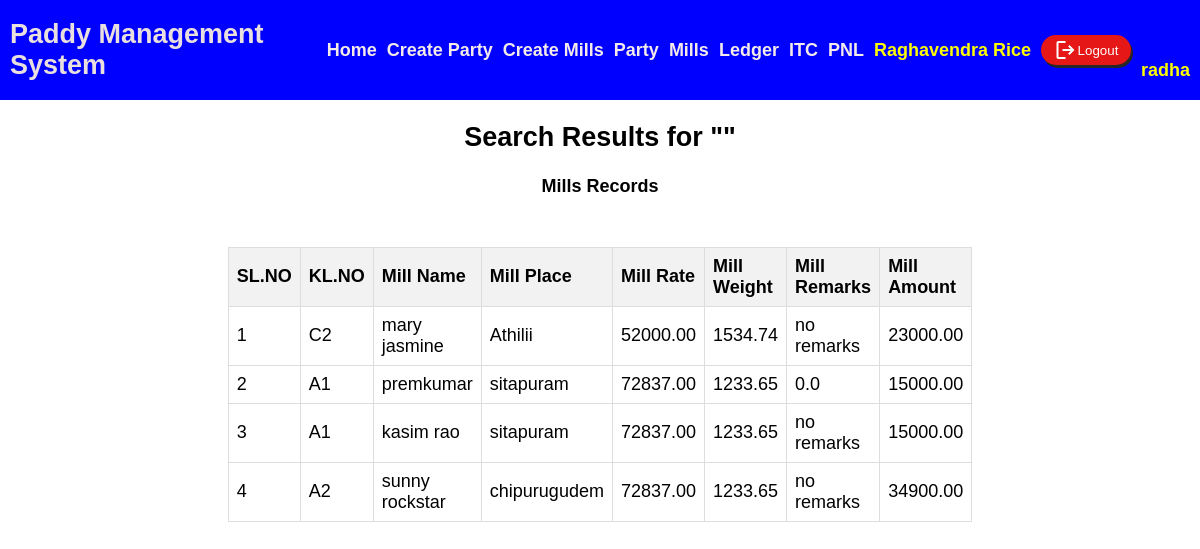
The app's page /search_mills/ (signed in) with its own data.
### paddymastersystem/models.py (models this page shows)
class MillsRecord(models.Model):
    date = models.DateField()
    kl_no = models.CharField(max_length=100)
    mill_name = models.CharField(max_length=100)
    mill_place = models.CharField(max_length=100)
    mill_rate = models.DecimalField(max_digits=10, decimal_places=2)
    mill_weight = models.DecimalField(max_digits=10, decimal_places=2)
    mill_remarks = models.TextField(blank=True)
    mill_amount = models.DecimalField(max_digits=10, decimal_places=2)
    MILL_CALCULATION_CHOICES = [
        ('BAGS_X4', 'BAGS X 4'),
        ('78KGS', '78 KGS'),
        ('79KGS', '79 KGS'),
        ('79_Delivery', '79 Delivery'),
        ('78_Delivery', '78 Delivery'),
        ('BAGS_X4_Delivery', 'BAGS X 4 Delivery'),
    ]
    mill_calculation_type = models.CharField(choices=MILL_CALCULATION_CHOICES, max_length=50)
    mill_rate_type = models.CharField(max_length=100, choices=(('party rate', 'party rate'), ('mill rate', 'mill rate')))
    payment_status = models.BooleanField(default=False)

### paddymastersystem/views.py (the view)
# urls.py: path('search_mills/', views.search_records_mills, name='search_records_mills'),
@login_required(login_url='login')
def search_records_mills(request):
    query = request.GET.get('search_query', '')
    mills_records = MillsRecord.objects.filter(
        Q(mill_name__icontains=query) |
        Q(kl_no__icontains=query)
    )
    context = {
        'query': query,
        'mills_records': mills_records,
    }
    return render(request, 'mills/search_results.html', context)

### templates/mills/search_results.html (shortened to what this page needs)
{% extends "common.html" %}
{% block content %}
<center>
    <div class="pnl">
        <h2>Search Results for "{{ query }}"</h2>
        <h3>Mills Records</h3>
        <table>
            <thead>
                <tr>
                    <th>SL.NO</th>
                    <th>KL.NO</th>
                    <th>Mill Name</th>
                    <th>Mill Place</th>
                    <th>Mill Rate</th>
                    <th>Mill Weight</th>
                    <th>Mill Remarks</th>
                    <th>Mill Amount</th>
                </tr>
            </thead>
            <tbody>
                {% for record in mills_records %}
                <tr>
                    <td>{{ forloop.counter }}</td>
                    <td>{{ record.kl_no }}</td>
                    <td>{{ record.mill_name }}</td>
                    <td>{{ record.mill_place }}</td>
                    <td>{{ record.mill_rate }}</td>
                    <td>{{ record.mill_weight }}</td>
                    <td>{{ record.mill_remarks }}</td>
                    <td>{{ record.mill_amount }}</td>
                </tr>
                {% endfor %}
            </tbody>
        </table>
    </div>
</center>
{% endblock %}

### templates/common.html (shortened to what this page needs)
<!DOCTYPE html>
<html lang="en">
<head>
</head>
<body>
    <header>
        <h3 class="logo">Paddy Management System</h3>
        {% if user.is_authenticated %}
        <div class="nav-links">
            <h3><a href="{% url 'homepage' %}">Home</a></h3>
            <h3><a href="{% url 'add_party_record' %}">Create Party</a></h3>
            <h3><a href="{% url 'add_mill_record' %}">Create Mills</a></h3>
            <h3><a href="{% url 'party' %}">Party</a></h3>
            <h3><a href="{% url 'mills' %}">Mills</a></h3>
            <h3><a href="{% url 'ledger' %}">Ledger</a></h3>
            <h3><a href="{% url 'interest_entry' %}">ITC</a></h3>
            <h3><a href="{% url 'view_records' %}">PNL</a></h3>
            <h3 style="color:yellow">Raghavendra Rice</h3>
            <form method="post" action="{% url 'logout' %}">
                <button type="submit" id="buttn"><span class="material-symbols-outlined">logout</span> Logout</button>
            </form>
            <h3 style="color:yellow;display: flex; margin-top: 40px;">{{ request.user.username }}</h3>
        </div>
        {% endif %}
    </header>
    {% block content %}{% endblock %}
</body>
</html>

### templates/common.html (style rules this page uses)
body { margin: 0; height: 100vh; font-family: Arial, sans-serif; }
header { display: grid; grid-template-columns: 1fr auto; align-items: center; background-color: blue; width: 100%; height: 100px; color: rgb(234, 223, 223); padding: 0 10px; }
.logo { justify-self: start; font-size: 1.5em; }
.nav-links { display: flex; gap: 10px; align-items: center; flex-wrap: wrap; }
a { text-decoration: none; color: rgb(244, 234, 234); }
h3 { margin: 0; font-size: 1em; }
#buttn { display: flex; align-items: center; justify-content: center; background-color: rgb(230, 23, 23); width: 90px; height: 30px; box-shadow: 2px 3px rgb(37, 38, 37); border-radius: 20px; color: white; cursor: pointer; border: none; }
@media only screen and (min-width: 768px) { body { font-size: 18px; } }
@media only screen and (min-width: 768px) { .nav-links { padding: 0 20px; } }
.nav-links { display: flex; flex-wrap: wrap; }
.nav-links { flex: 1 1 auto; }

### templates/mills/search_results.html (style rules this page uses)
table { margin: auto; border-collapse: collapse; margin-top: 50px; width: 50%; }
th, td { border: 1px solid #ddd; padding: 8px; text-align: left; }
th { background-color: #f2f2f2; }

### records on screen
MillsRecord: kl_no "C2", mill_name "mary jasmine", mill_place "Athilii", mill_rate "52000.00", mill_weight "1534.74", mill_remarks "no remarks", mill_amount "23000.00"
MillsRecord: kl_no "A1", mill_name "premkumar", mill_place "sitapuram", mill_rate "72837.00", mill_weight "1233.65", mill_remarks "0.0", mill_amount "15000.00"
MillsRecord: kl_no "A1", mill_name "kasim rao", mill_place "sitapuram", mill_rate "72837.00", mill_weight "1233.65", mill_remarks "no remarks", mill_amount "15000.00"
MillsRecord: kl_no "A2", mill_name "sunny rockstar", mill_place "chipurugudem", mill_rate "72837.00", mill_weight "1233.65", mill_remarks "no remarks", mill_amount "34900.00"

### other values on screen
{{ request.user.username }} "radha"
